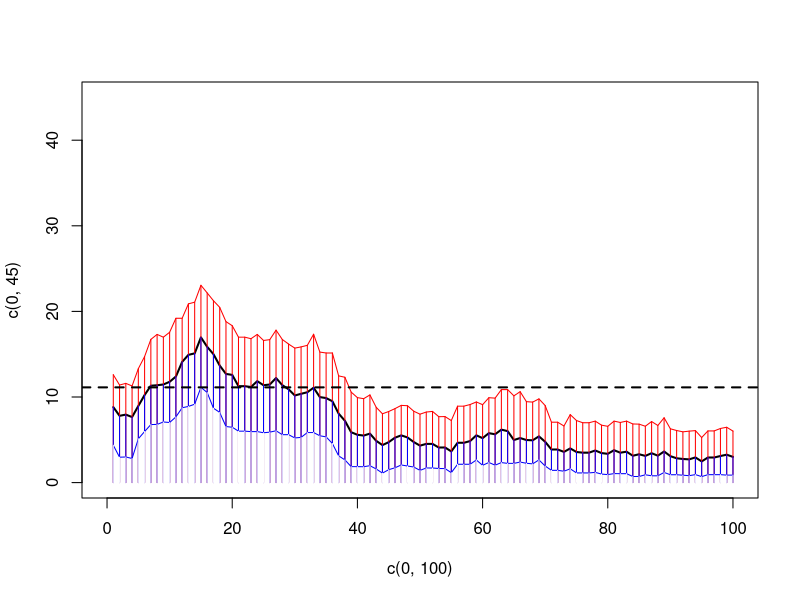

This chart was generated by the following R code:
# Bootstrapping a QTL confidence interval
#
# copyright (c) 2014-2020 - Brockmann group - HU Berlin, Danny Arends
# last modified Jun, 2015
# first written Jun, 2015

gS <- round(runif(200))
genotypes <- NULL
for(x in 1:100){
  genotypes <- cbind(genotypes, gS)
  gS[round(runif(1,1,100))] <- gS[round(runif(1,1,100))]
  gS[round(runif(1,1,100))] <- gS[round(runif(1,1,100))]
  gS[round(runif(1,1,100))] <- gS[round(runif(1,1,100))]
  gS[round(runif(1,1,100))] <- gS[round(runif(1,1,100))]
}

phenotypes <- rnorm(200) + 1.5 * genotypes[,15]

mapQTL <- function(genotypes,phenotypes){
  pvalues <- NULL
  for(x in 1:ncol(genotypes)){
    pvalues <- c(pvalues, anova(lm(phenotypes ~ genotypes[,x]))[[5]][1])
  }
  pvalues
}

boots <- NULL
for(x in 1:100){
  idx <- sample(nrow(genotypes), 200, replace=TRUE)
  boots <- rbind(boots, mapQTL(genotypes[idx, ], phenotypes[idx]))
}

QTLs <- -log10(mapQTL(genotypes, phenotypes))

top <- apply(-log10(boots), 2, function(x){ sort(x)[97] })
bot <- apply(-log10(boots), 2, function(x){ sort(x)[2] })

plot(c(0,100), c(0,45), t='n')
points(QTLs, t='l', lwd=2)
points(top, t = 'l', col='red')
points(top, t = 'h', col='red')
points(QTLs ,t='h', col="blue")
points(bot, t = 'l', col='blue')
points(bot ,t='h', col="white")

abline(h=bot[which.max(QTLs)], lwd=2,lty=2)

which(QTLs > bot[which.max(QTLs)])